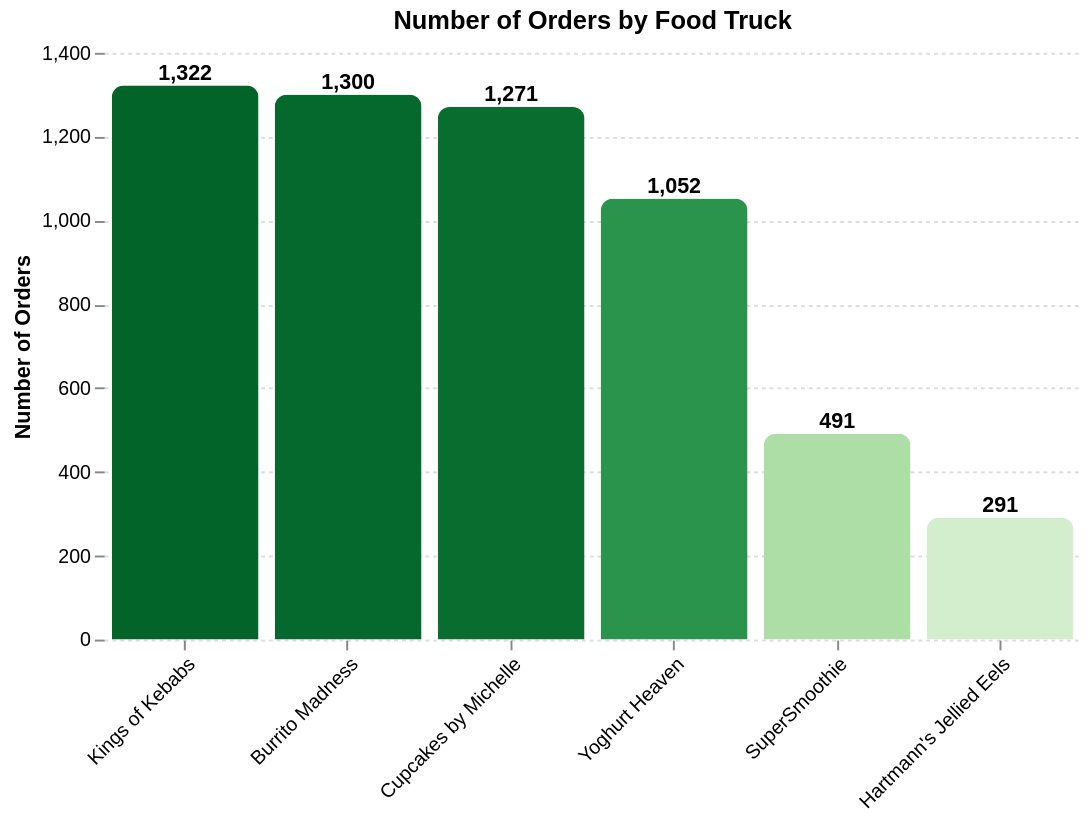

Notebook source saved alongside this figure:
### Markdown cell above
## Which trucks had the most orders

The chart below shows the total number of orders for each food truck, providing insight into overall customer demand and popularity.

**Kings of Kebabs** leads by a significant margin with 1,322 total orders, demonstrating its strong market position and customer appeal. **Burrito Madness** closely follows with 1,300 orders, and **Cupcakes by Michelle** remains competitive with 1,271 orders, indicating these three trucks maintain consistent, high demand throughout the observation period.

**Yoghurt Heaven** shows moderate performance with 1,052 orders, while the newer entrants **SuperSmoothie** and **Hartmann's Jellied Eels** lag considerably behind with 491 and 291 orders respectively. The significant gap between the top three performers and the lower-volume trucks suggests that product type and market positioning play a major role in customer preferences.

### Code cell
transactions = pd.read_csv(transactions_file)
trucks = pd.read_csv(trucks_file)
df = transactions.merge(trucks, how="left", on="truck_id")

# 1. Count the number of orders per truck
df_orders = df.groupby("truck_name", as_index=False).size().rename(columns={"size": "order_count"})
df_orders["formatted_count"] = df_orders["order_count"].apply(lambda x: f"{x:,}")

# 2. Base chart
base = alt.Chart(df_orders).encode(
    x=alt.X("truck_name:N", title=None, sort="-y",
            axis=alt.Axis(labelAngle=-45))
)

# 3. Layered bars (uses numeric order_count for axis & scale)
bars = base.mark_bar(cornerRadiusTopLeft=6, cornerRadiusTopRight=6).encode(
    y=alt.Y("order_count:Q", title="Number of Orders"),
    color=alt.Color("order_count:Q", scale=alt.Scale(
        scheme="greens"), legend=None),
    tooltip=[
        alt.Tooltip("truck_name:N", title="Truck"),
        alt.Tooltip("formatted_count:N", title="Orders"),
    ],
)

# 4. Text labels using the pre-formatted string
text = base.mark_text(dy=-6, fontWeight="bold").encode(
    y=alt.Y("order_count:Q"),
    text="formatted_count:N",
)

(bars + text).properties(
    title="Number of Orders by Food Truck", width=500, height=300
).configure_view(strokeWidth=0).configure_axis(gridDash=[2, 2], domain=False)

### Figure 1 — Vega-Lite specification as saved in the notebook (floating-point values rounded to 4 significant figures)
{"config": {"view": {"continuousWidth": 300, "continuousHeight": 300, "strokeWidth": 0}, "axis": {"domain": false, "gridDash": [2, 2]}}, "layer": [{"mark": {"type": "bar", "cornerRadiusTopLeft": 6, "cornerRadiusTopRight": 6}, "encoding": {"color": {"field": "order_count", "legend": null, "scale": {"scheme": "greens"}, "type": "quantitative"}, "tooltip": [{"field": "truck_name", "title": "Truck", "type": "nominal"}, {"field": "formatted_count", "title": "Orders", "type": "nominal"}], "x": {"axis": {"labelAngle": -45}, "field": "truck_name", "sort": "-y", "title": null, "type": "nominal"}, "y": {"field": "order_count", "title": "Number of Orders", "type": "quantitative"}}}, {"mark": {"type": "text", "dy": -6, "fontWeight": "bold"}, "encoding": {"text": {"field": "formatted_count", "type": "nominal"}, "x": {"axis": {"labelAngle": -45}, "field": "truck_name", "sort": "-y", "title": null, "type": "nominal"}, "y": {"field": "order_count", "type": "quantitative"}}}], "data": {"name": "data-22b939f4a8488594722b32514947edc5"}, "height": 300, "title": "Number of Orders by Food Truck", "width": 500, "$schema": "https://vega.github.io/schema/vega-lite/v6.4.1.json", "datasets": {"data-22b939f4a8488594722b32514947edc5": [{"truck_name": "Burrito Madness", "order_count": 1300, "formatted_count": "1,300"}, {"truck_name": "Cupcakes by Michelle", "order_count": 1271, "formatted_count": "1,271"}, {"truck_name": "Hartmann's Jellied Eels", "order_count": 291, "formatted_count": "291"}, {"truck_name": "Kings of Kebabs", "order_count": 1322, "formatted_count": "1,322"}, {"truck_name": "SuperSmoothie", "order_count": 491, "formatted_count": "491"}, {"truck_name": "Yoghurt Heaven", "order_count": 1052, "formatted_count": "1,052"}]}}
